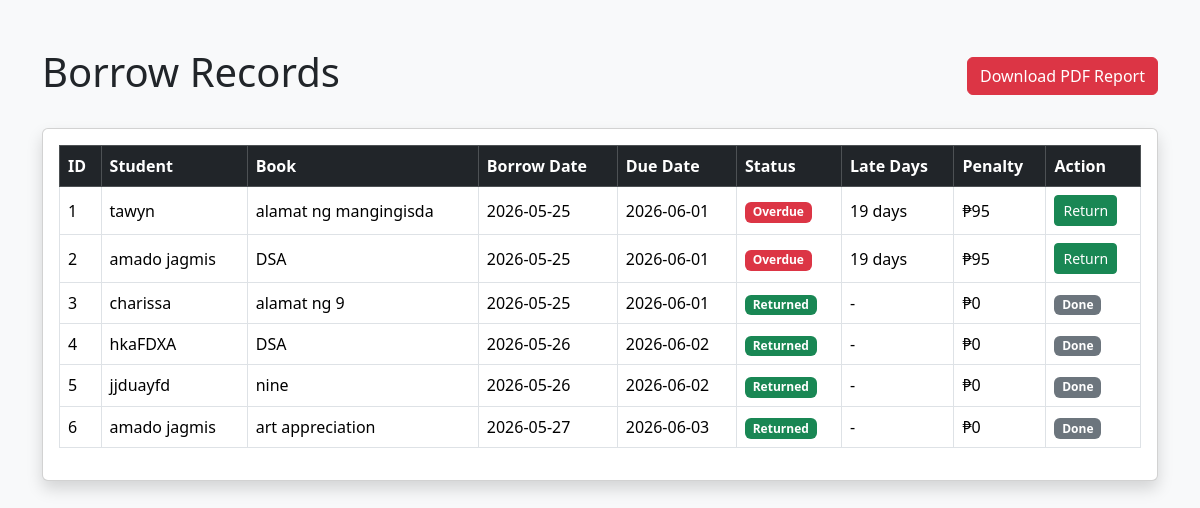
The page /borrow_records (signed in) on the database as committed earlier.
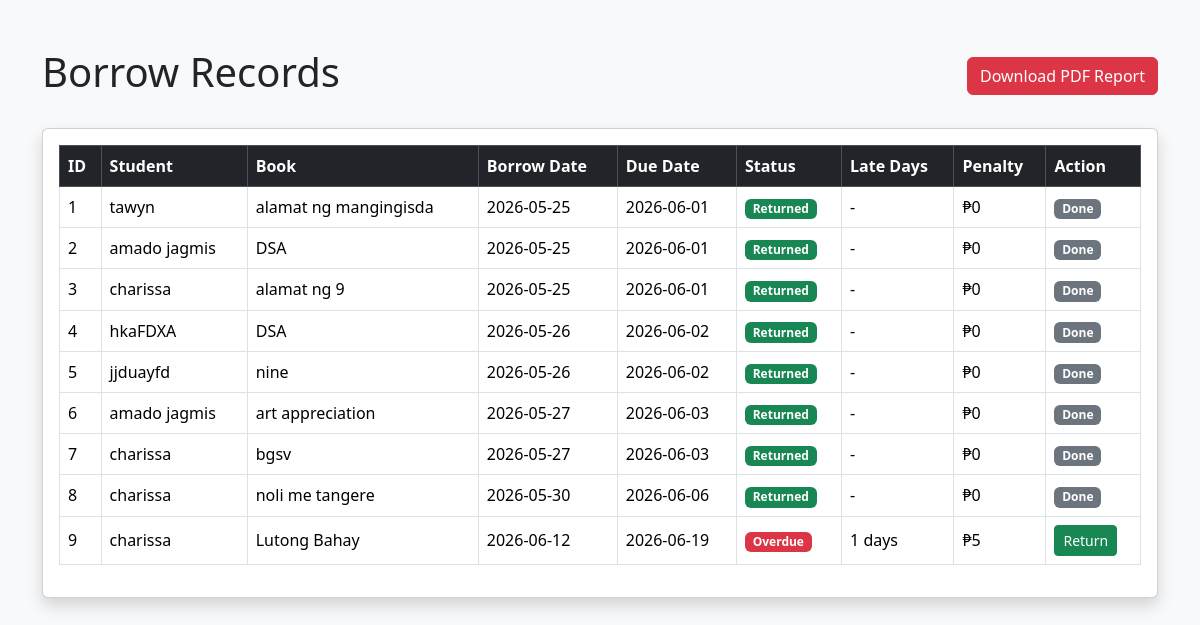
The same page on the database as committed later.
### tables this page shows
CREATE TABLE borrow_books (
    id INTEGER PRIMARY KEY AUTOINCREMENT,
    student_name TEXT NOT NULL,
    book_id INTEGER NOT NULL,
    book_title TEXT NOT NULL,
    borrow_date TEXT NOT NULL,
    due_date TEXT NOT NULL,
    status TEXT NOT NULL
);

### app.py (the view)
@app.route('/borrow_records')
@login_required
def borrow_records():
    conn = sqlite3.connect('database.db')
    cursor = conn.cursor()
    cursor.execute("SELECT * FROM borrow_books")
    records = cursor.fetchall()
    conn.close()
    current_date = datetime.now()
    updated_records = []
    for record in records:
        due_date = datetime.strptime(record[5], '%Y-%m-%d')
        late_days = 0
        penalty = 0
        status = record[6]
        if (
            current_date > due_date
            and status == 'Borrowed'
        ):
            late_days = (
                current_date - due_date
            ).days
            penalty = late_days * 5
            status = 'Overdue'
        updated_records.append({
            'id': record[0],
            'student': record[1],
            'book': record[3],
            'borrow_date': record[4],
            'due_date': record[5],
            'status': status,
            'late_days': late_days,
            'penalty': penalty
        })
    return render_template(
        'borrow_records.html',
        records=updated_records
    )

### app.py (called while the page is built)
def login_required(f):
    @wraps(f)
    def decorated_function(*args, **kwargs):
        if 'user_id' not in session:
            return redirect('/login')
        return f(*args, **kwargs)
    return decorated_function

### templates/borrow_records.html (shortened to what this page needs)
<!DOCTYPE html>
<html>
<head>
    <link href="https://cdn.jsdelivr.net/npm/bootstrap@5.3.3/dist/css/bootstrap.min.css" rel="stylesheet">
</head>
<body class="bg-light">
<div class="container mt-5">
    <div class="d-flex justify-content-between align-items-center mb-4">
        <h1>Borrow Records</h1>
        <a href="/generate_report" class="btn btn-danger">
            Download PDF Report
        </a>
    </div>
    <div class="card shadow p-3">
        <table class="table table-bordered table-hover align-middle">
            <thead class="table-dark">
                <tr>
                    <th>ID</th>
                    <th>Student</th>
                    <th>Book</th>
                    <th>Borrow Date</th>
                    <th>Due Date</th>
                    <th>Status</th>
                    <th>Late Days</th>
                    <th>Penalty</th>
                    <th>Action</th>
                </tr>
            </thead>
            <tbody>
                {% for record in records %}
                <tr>
                    <td>{{ record.id }}</td>
                    <td>{{ record.student }}</td>
                    <td>{{ record.book }}</td>
                    <td>{{ record.borrow_date }}</td>
                    <td>{{ record.due_date }}</td>
                    <td>
                        {% if record.status == 'Overdue' %}
                        <span class="badge bg-danger">
                            Overdue
                        </span>
                        {% elif record.status == 'Returned' %}
                        <span class="badge bg-success">
                            Returned
                        </span>
                        {% else %}
                        <span class="badge bg-warning text-dark">
                            Borrowed
                        </span>
                        {% endif %}
                    </td>
                    <td>
                        {% if record.late_days > 0 %}
                            {{ record.late_days }} days
                        {% else %}
                            -
                        {% endif %}
                    </td>
                    <td>
                        {% if record.penalty > 0 %}
                            ₱{{ record.penalty }}
                        {% else %}
                            ₱0
                        {% endif %}
                    </td>
                    <td>
                        {% if record.status != 'Returned' %}
                        <a
                            href="/return_book/{{ record.id }}"
                            class="btn btn-success btn-sm"
                        >
                            Return
                        </a>
                        {% else %}
                        <span class="badge bg-secondary">
                            Done
                        </span>
                        {% endif %}
                    </td>
                </tr>
                {% endfor %}
            </tbody>
        </table>
    </div>
</div>
</body>
</html>

Rows that differ between the two databases and show on the page:
changed borrow_books "tawyn": late_days "19" → (not shown); penalty "95" → (not shown); now shows "Returned Done"; text "Overdue days ₱ Return" → "- ₱0"
changed borrow_books id 2: late_days "19" → (not shown); penalty "95" → (not shown); now shows "Returned Done"; text "Overdue days ₱ Return" → "- ₱0"
added borrow_books: id "7", student "charissa", book "bgsv", borrow_date "2026-05-27", due_date "2026-06-03", status "Returned", shows "₱0"
added borrow_books: id "8", student "charissa", book "noli me tangere", borrow_date "2026-05-30", due_date "2026-06-06", status "Returned", shows "₱0"
added borrow_books: id "9", student "charissa", book "Lutong Bahay", borrow_date "2026-06-12", due_date "2026-06-19", shows "Overdue", late_days "1", penalty "5"
